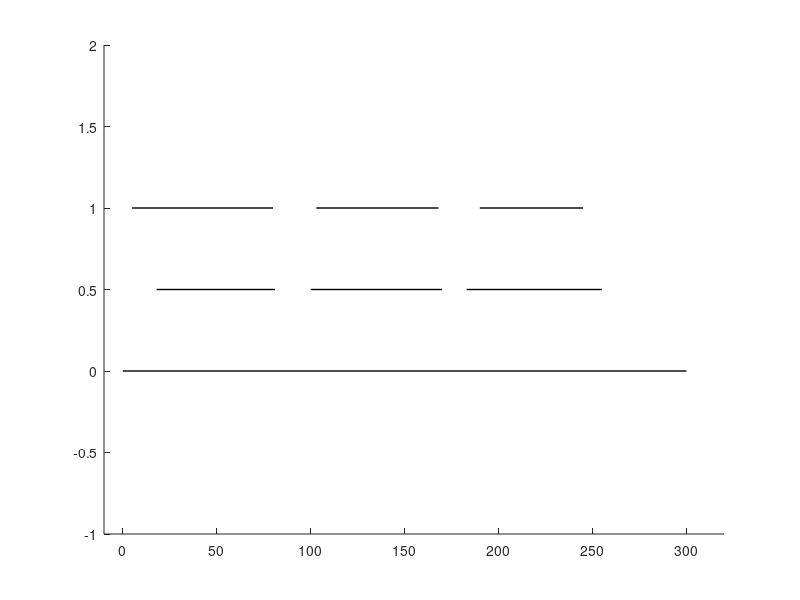

Source code (MATLAB):
function syncgraph_example_figure
% SYNCGRAPH_EXAMPLE_FIGURE - Create an example figure to demonstrate syncgraph
% 
% SYNCGRAPH_EXAMPLE_FIGURE 
%
% Plots a figure that shows relationships between local and global clocks.
% Used in the paper "A platform-independent data interface and database for
% neuroscience physiology and imaging experiments".
%
%



t_utc = 0:0.1:300;

t_elec{1} = 5:0.1:80;
t_elec{2} = 103:0.1:103+65;
t_elec{3} = 103+65+22:0.1:103+65+22+55;

t_visstim{1} = 5+13:0.1:5+13+63;
t_visstim{2} = 100:0.1:170;
t_visstim{3} = 103+65+22-7:0.1:103+65+22+65;


figure

plot([t_utc(1) t_utc(end)], [0 0], 'linewidth', 1.01,'color',[0 0 0]);

hold on;

for i=1:3,
	plot([t_elec{i}(1) t_elec{i}(end)], [1 1], 'linewidth', 1.01,'color',[0 0 0]);
	plot([t_visstim{i}(1) t_visstim{i}(end)], [0.5 0.5], 'linewidth', 1.01,'color',[0 0 0]);
end;

box off;

axis([-10 320 -1 2]);

